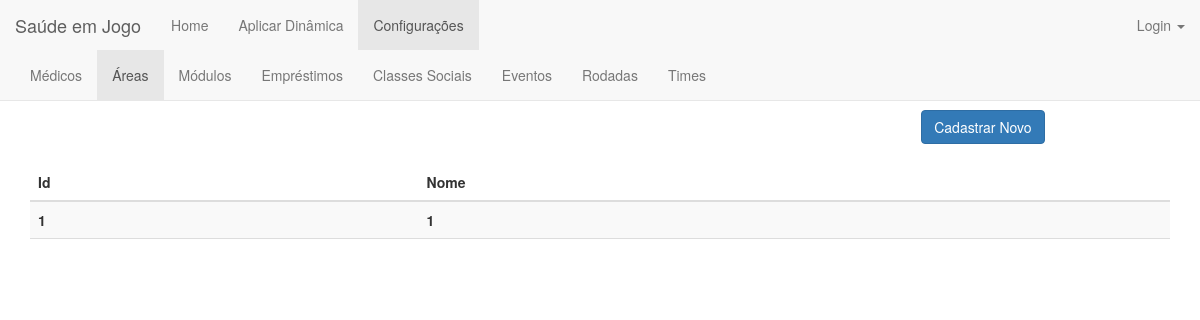
Before: /area/ with the older database file.
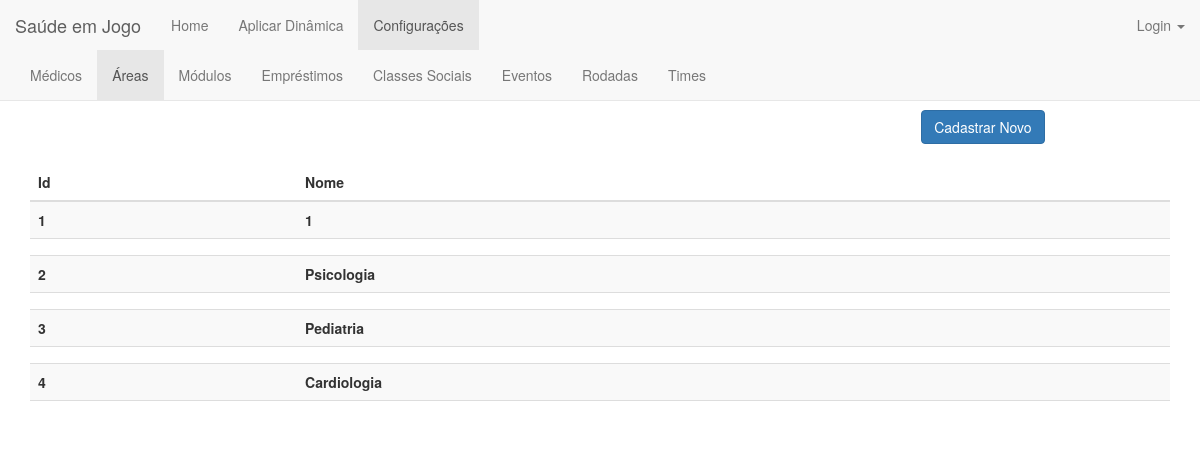
After: the same page with the newer database file.
### jogo/models.py (models this page shows, shortened)
class Area(models.Model):
    nome = models.CharField(max_length=200)
    def __str__(self):
        return self.nome

### jogo/views.py (the view)
# urls.py: url(r'^area/$', views.area_index, name='area_index'),
def area_index(request):
    areas = Area.objects.order_by('id')
    area_classe = Area_Classe_Social.objects.order_by('id')
    print (areas)
    print (area_classe)
    return render(request, 'area/area_index.html', {'area_classe':area_classe,'areas':areas})

### jogo/templates/area/area_index.html (shortened to what this page needs)
{% extends 'jogo/base_configuracoes.html' %}
{% load staticfiles %}
{% block area %}class="active"{% endblock %}
{% block body %}
<div class="container">
    <center><h1>Áreas</h1></center>
        <div align="right" style="margin-right: 11%">
            <a href="{% url 'jogo:area_new' %}"><button type="submit" class="btn btn-primary">Cadastrar Novo</button></a>
        </div>
        <br>
    <table class="table table-striped">
    {% with 0 as a %}
            <thead>
                <tr>
                    <th>Id</th>
                    <th>Nome</th>
                </tr>
                {% for area in areas%}
            </thead>
                    <tr>
                        <th data-toggle="collapse" data-target="#collapseinativo{{forloop.counter }}">{{area.id}}</th>
                        <th data-toggle="collapse" data-target="#collapseinativo{{forloop.counter }}">{{area.nome}}</th>
                    </tr>
                    <td colspan="2">
                    </td>
                {% endfor %}
    {% endwith %}
    </table>
</div>
{% endblock body %}

Changed rows visible on the page:
added Area: id "2", nome "Psicologia"
added Area: id "3", nome "Pediatria"
added Area: id "4", nome "Cardiologia"
